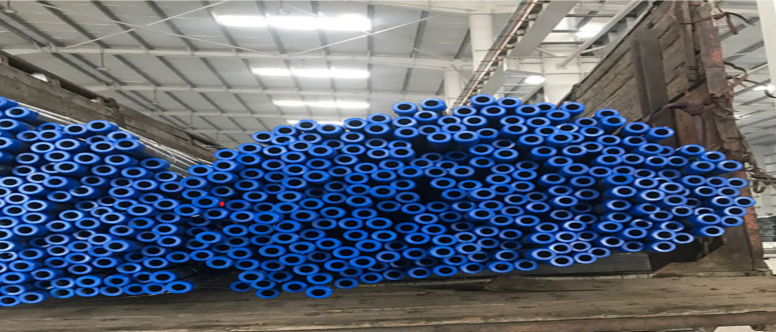
#> input picture Task 4/1.jpg, 776 x 332 px
$ jupyter execute 'CV Task 4 - Youssef Abdel Mottaleb Abdel Aziz.ipynb'
#> lines starting #> are read from the running program, lines starting #| are printed output that depends on the picture; after the words box and inside, x2 and y2 are one past the last pixel; in counts of white or black regions, pixels touching at a corner belong together
#### Loading Libraries

[cell 1]
import cv2
import numpy as np

#### Reading images

[cell 2]
# Reading Image
img = cv2.imread('1.jpg')
#> img is the input picture: shape (332, 776, 3); mean B, G, R 116.2, 97.3, 85.7
img2 = cv2.imread('2.jpg')
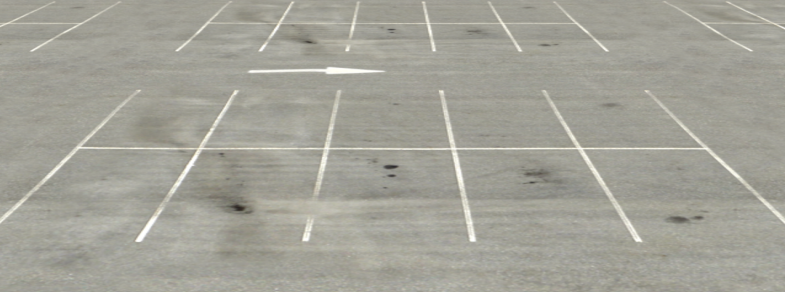
#> input picture Task 4/2.jpg, 787 x 292 px
#> img2 is the input picture: shape (292, 787, 3); mean B, G, R 152.5, 162.5, 163.5
img3 = cv2.imread('3.jpg')
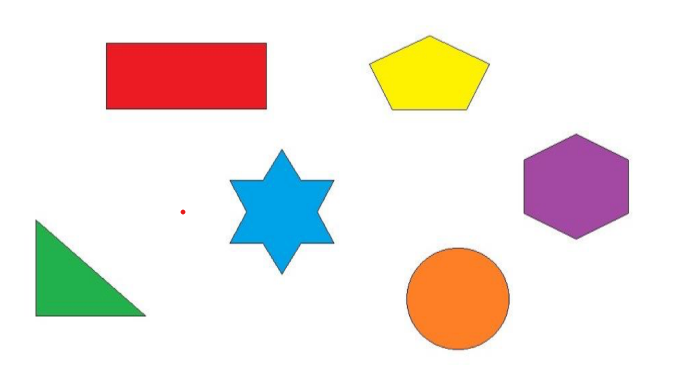
#> input picture Task 4/3.jpg, 673 x 377 px
#> img3 is the input picture: shape (377, 673, 3); mean B, G, R 224.4, 229.9, 238.5

Question 1: Detect the count of the water pipes in the following picture using OpenCV.

[cell 3]
gray = cv2.cvtColor(img, cv2.COLOR_BGR2GRAY)
gray = cv2.medianBlur(gray, 5)
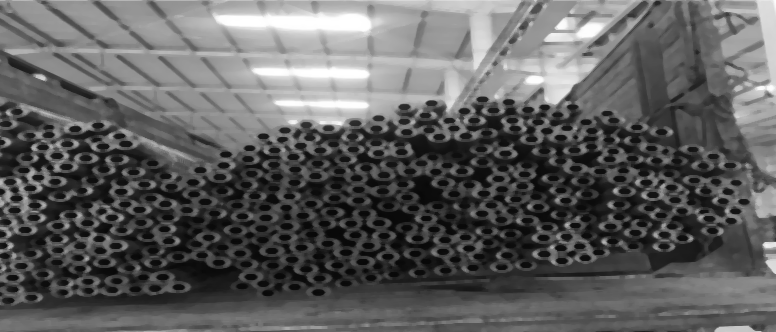
#> gray: shape (332, 776); min 7, max 255, mean 94.5
circles = cv2.HoughCircles(gray, cv2.HOUGH_GRADIENT, minDist=6, dp=1.1, param1=150, param2=15, minRadius = 6, maxRadius = 10)
#> circles = 25 rows, first 8: [33.55, 120.5, 9.3], [121.6, 176.6, 9.3], [102.8, 166.7, 9.3], [333.9, 182.1, 9.3], [34.65, 208.4, 6.88], [431.8, 109.5, 9.3], [557.2, 118.2, 6.88], [464.8, 115, 7.98]
if circles is not None:
    circles = np.uint16(np.around(circles[0, :]))
#> circles = 25 rows, first 8: [34, 120, 9], [122, 177, 9], [103, 167, 9], [334, 182, 9], [35, 208, 7], [432, 109, 9], [557, 118, 7], [465, 115, 8]
    print("Number of water pipes detected:", len(circles))
#| Number of water pipes detected: 25
    for (x, y, r) in circles:
        cv2.circle(img, (x,y), r, (0, 255, 0), 2)
        cv2.imshow('Result', img)
        cv2.waitKey(0)
        cv2.destroyAllWindows()
#> this loop made 25 passes
#> (x, y, r) on passes 1 to 12: (34, 120, 9), (122, 177, 9), (103, 167, 9), (334, 182, 9), (35, 208, 7), (432, 109, 9), (557, 118, 7), (465, 115, 8), (345, 256, 7), (350, 274, 7), (544, 250, 7), (17, 195, 9)
#> pass 2, `cv2.imshow('Result', img)`:
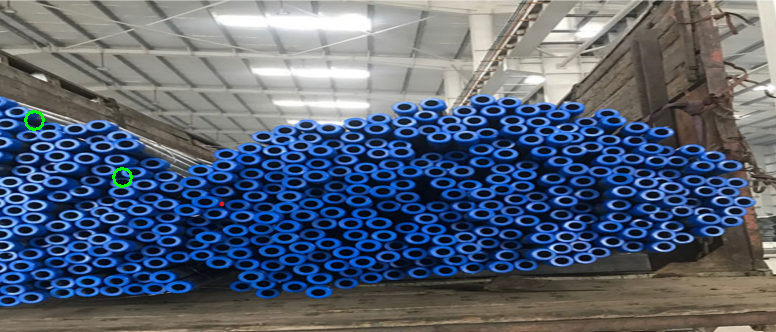
#> window 'Result': shape (332, 776, 3); mean B, G, R 116.1, 97.5, 85.7
#> after the loop:
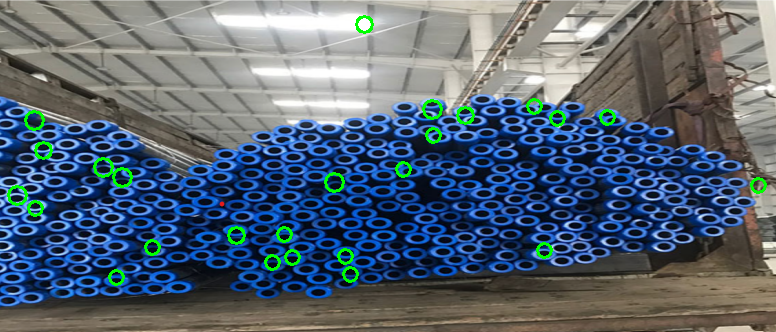
#> img: shape (332, 776, 3); 1.38% of pixels changed, all inside (x1, y1, x2, y2) = (7, 15, 767, 286)
else:
    print("No water pipes detected in the image.")

Question 2: Detect lines in parking as shown below using OpenCV.

[cell 4]
gray = cv2.cvtColor(img2, cv2.COLOR_BGR2GRAY)
#> gray: shape (292, 787)
blur = cv2.GaussianBlur(gray, (5,5), 0)
edges = cv2.Canny(blur, 50, 150)
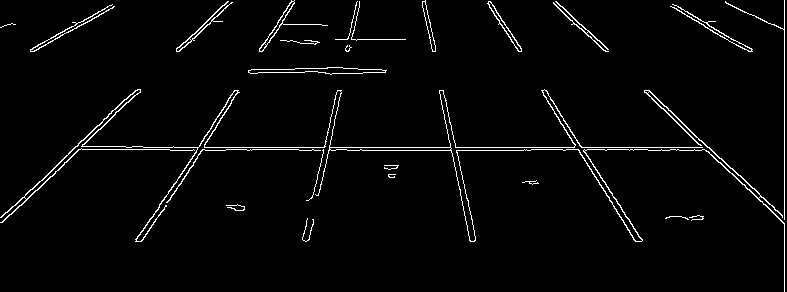
#> edges: shape (292, 787); 2.7% white in thin lines or dots
lines = cv2.HoughLinesP(edges, rho=1, theta=np.pi/180, threshold=50, minLineLength = 50, maxLineGap = 10)
#> lines = 37 rows, first 6: [143, 147, 709, 147], [226, 149, 298, 149], [347, 150, 530, 150], [784, 291, 784, 0], [541, 90, 635, 241], [37, 190, 98, 129]
for line in lines:
    x1, y1, x2, y2 = line[0]
    cv2.line(img2, (x1, y1), (x2, y2), (0, 0, 255), 2)
#> this loop made 37 passes
#> (x1, y1, x2, y2) on passes 1 to 12: (143, 147, 709, 147), (226, 149, 298, 149), (347, 150, 530, 150), (784, 291, 784, 0), (541, 90, 635, 241), (37, 190, 98, 129), (647, 90, 782, 216), (174, 193, 237, 92), (56, 165, 137, 89), (644, 90, 703, 149), (544, 89, 642, 240), (319, 192, 341, 90)
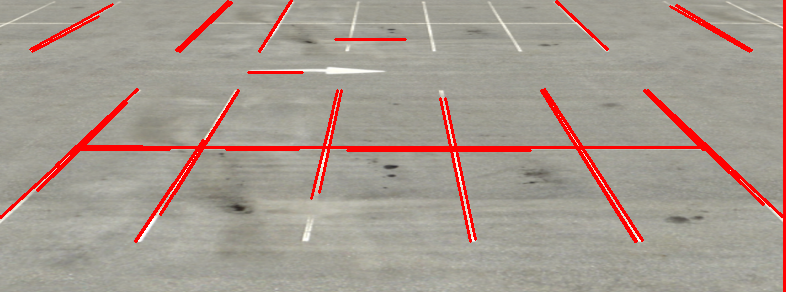
#> img2: shape (292, 787, 3); 5.12% of pixels changed, all inside (x1, y1, x2, y2) = (0, 0, 786, 292)
cv2.imshow('Parking Lot', img2)
cv2.waitKey(0)
cv2.destroyAllWindows()

Question 3- 7: Detect the following geometric shapes (triangle, circle, rectangle, star, and
pentagon) depending on the contours only using OpenCV in the following picture.

[cell 5]
gray = cv2.cvtColor(img3, cv2.COLOR_BGR2GRAY)
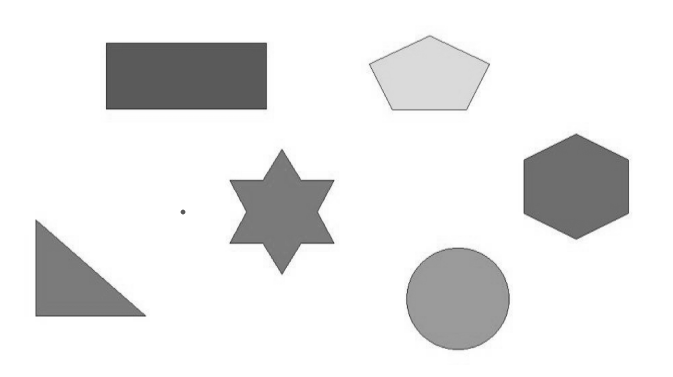
#> gray: shape (377, 673); min 55, max 255, mean 231.8
ret, thresh = cv2.threshold(gray, 127, 255, cv2.THRESH_BINARY)
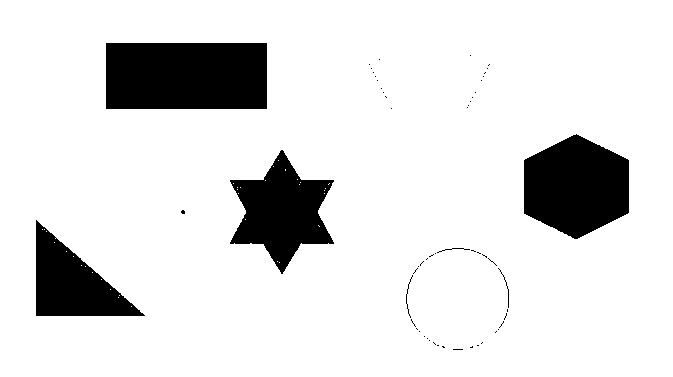
#> thresh: shape (377, 673); 87.7% white; 57 black regions (50 under 20 px)
contours, hierarchy = cv2.findContours(thresh, cv2.RETR_TREE, cv2.CHAIN_APPROX_NONE)
#> contours = 156 contours, 147 with area under 20; largest, box (x1, y1, x2, y2) and area: (0, 0, 673, 377) 252672, (105, 42, 268, 110) 10852, (523, 133, 630, 240) 8484, (229, 149, 335, 275) 6986, (35, 219, 146, 317) 5438
for cnt in contours:
    approx = cv2.approxPolyDP(cnt, 0.01*cv2.arcLength(cnt, True), True)
    num_vertices = len(approx)
    if num_vertices == 3:
        shape = "triangle"
    elif num_vertices == 4:
        shape = "rectangle"
    elif num_vertices == 5:
        shape = "pentagon"
    elif num_vertices == 0:
        shape = "circle"
    else:
        shape = "star"
#> this loop made 156 passes
#> (approx, num_vertices, shape) on passes 1, 7, 8, 9, 10, 11, 12, 13, 14, 15: ([[0, 0], [0, 376], [672, 376], [672, 0]], 4, 'rectangle'), ([[434, 344], [435, 343], [436, 344], [435, 345]], 4, 'rectangle'), ([[480, 343], [481, 342], [482, 343], [481, 344]], 4, 'rectangle'), ([[433, 343], [434, 342], [435, 343], [434, 344]], 4, 'rectangle'), ([[481, 342], [482, 341], [483, 342], [482, 343]], 4, 'rectangle'), ([[432, 342], [433, 341], [434, 342], [433, 343]], 4, 'rectangle'), ([[428, 340], [429, 339], [430, 340], [429, 341]], 4, 'rectangle'), ([[426, 338], [427, 337], [428, 338], [427, 339]], 4, 'rectangle'), ([[423, 336], [424, 335], [425, 336], [424, 337]], 4, 'rectangle'), ([[494, 332], [495, 331], [496, 332], [495, 333]], 4, 'rectangle')
#> (num_vertices, shape) on passes 2, 3, 4, 5, 6, 24: (6, 'star'), (8, 'star'), (6, 'star'), (6, 'star'), (6, 'star'), (6, 'star')
cv2.drawContours(img3, [cnt], 0, (255, 0, 255), 2)
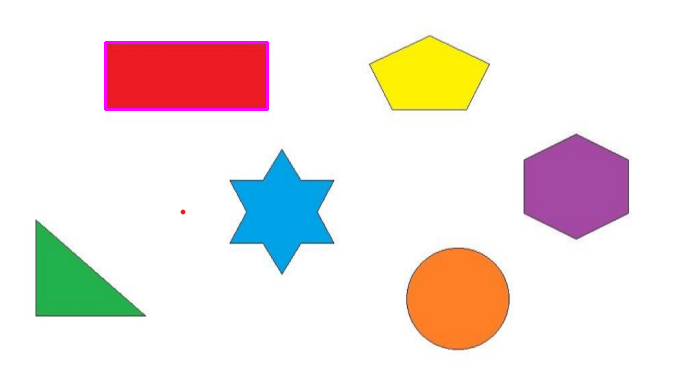
#> img3: shape (377, 673, 3); 0.54% of pixels changed, all inside (x1, y1, x2, y2) = (104, 41, 269, 111)
cv2.imshow('image', img3)
cv2.waitKey(0)
cv2.destroyAllWindows()
